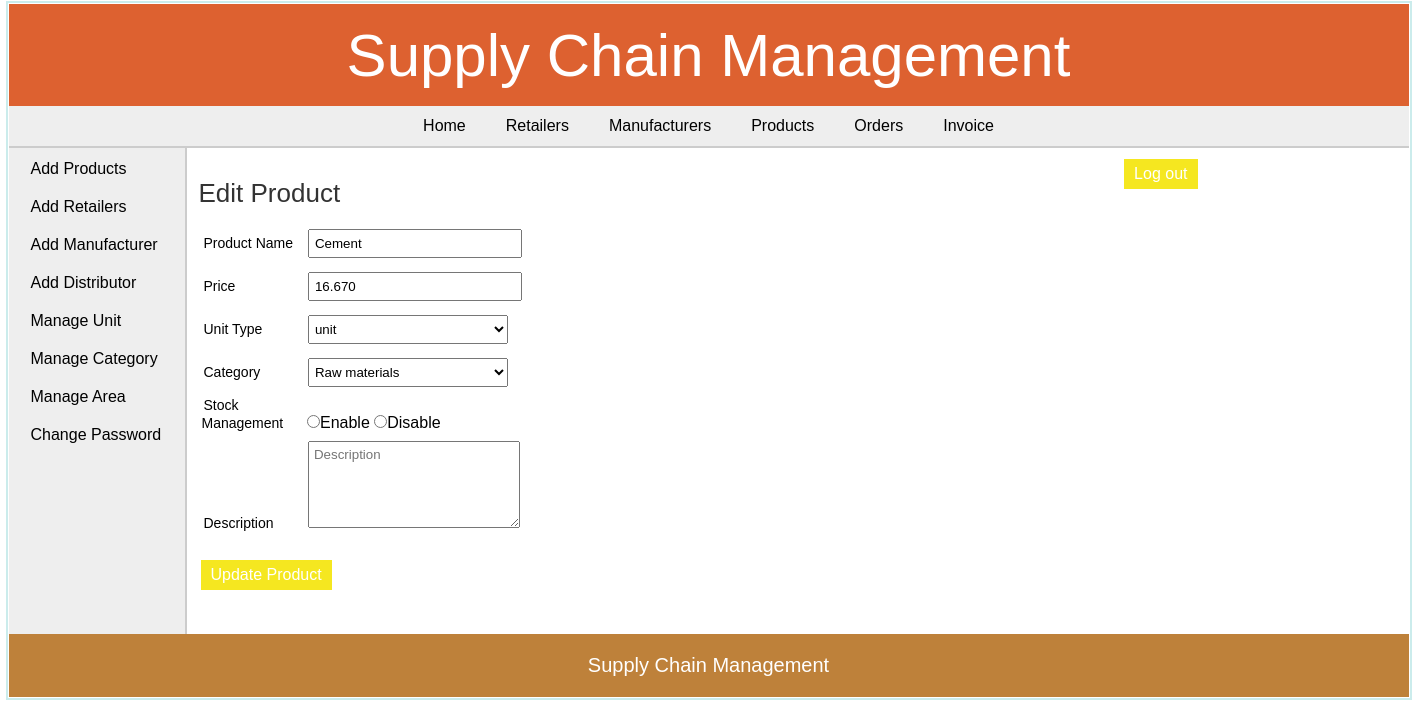
The page /admin/edit_product.php?id=1 (signed in) on the database its author committed.
### tables this page shows
CREATE TABLE `products` (
  `pro_id` int(11) NOT NULL,
  `pro_name` varchar(25) NOT NULL,
  `pro_desc` text DEFAULT NULL,
  `pro_price` decimal(10,3) NOT NULL,
  `unit` int(11) NOT NULL,
  `pro_cat` int(11) NOT NULL,
  `quantity` int(6) DEFAULT NULL
);

CREATE TABLE `unit` (
  `id` int(11) NOT NULL,
  `unit_name` varchar(20) NOT NULL,
  `unit_details` text DEFAULT NULL
);

CREATE TABLE `categories` (
  `cat_id` int(11) NOT NULL,
  `cat_name` varchar(25) NOT NULL,
  `cat_details` text DEFAULT NULL
);

### admin/edit_product.php (the view, shortened to what this page needs)
<?php
	include("../includes/config.php");
	if(isset($_SESSION['admin_login'])) {
		if($_SESSION['admin_login'] == true) {
			$id = $_GET['id'];
			$query_selectProductDetails = "SELECT * FROM products WHERE pro_id='$id'";
			$result_selectProductDetails = mysqli_query($con,$query_selectProductDetails);
			$row_selectProductDetails = mysqli_fetch_array($result_selectProductDetails);
			$query_selectCategory = "SELECT cat_id,cat_name FROM categories";
			$query_selectUnit = "SELECT id,unit_name FROM unit";
			$result_selectCategory = mysqli_query($con,$query_selectCategory);
			$result_selectUnit = mysqli_query($con,$query_selectUnit);
			$nameErr = $priceErr = $requireErr = $confirmMessage = "";
		}
		else {
			header('Location:../index.php');
		}
	}
	else {
		header('Location:../index.php');
	}
?>
<!DOCTYPE html>
<html>
<head>
	<link rel="stylesheet" href="../includes/main_style.css" >
</head>
<body>
	<?php
		include("../includes/header.inc.php");
		include("../includes/nav_admin.inc.php");
		include("../includes/aside_admin.inc.php");
	?>
	<section>
		<h1>Edit Product</h1>
		<form action="" method="POST" class="form">
		<ul class="form-list">
		<li>
			<div class="label-block"> <label for="product:name">Product Name</label> </div>
			<div class="input-box"> <input type="text" id="product:name" name="txtProductName" placeholder="Product Name" value="<?php echo $row_selectProductDetails['pro_name']; ?>" required /> </div> <span class="error_message"><?php echo $nameErr; ?></span>
		</li>
		<li>
			<div class="label-block"> <label for="product:price">Price</label> </div>
			<div class="input-box"> <input type="text" id="product:price" name="txtProductPrice" placeholder="Price" value="<?php echo $row_selectProductDetails['pro_price']; ?>" required /> </div> <span class="error_message"><?php echo $priceErr; ?></span>
		</li>
		<li>
		<div class="label-block"> <label for="product:unit">Unit Type</label> </div>
		<div class="input-box">
		<select name="cmbProductUnit" id="product:unit">
			<?php while($row_selectUnit = mysqli_fetch_array($result_selectUnit)) { ?>
			<option value="<?php echo $row_selectUnit["id"]; ?>" <?php if($row_selectProductDetails['unit'] == $row_selectUnit["id"]){echo "selected";} ?>> <?php echo $row_selectUnit["unit_name"]; ?> </option>
			<?php } ?>
		</select>
		</div>
		</li>
		<li>
		<div class="label-block"> <label for="product:category">Category</label> </div>
		<div class="input-box">
		<select name="cmbProductCategory" id="product:category">
			<?php while($row_selectCategory = mysqli_fetch_array($result_selectCategory)) { ?>
			<option value="<?php echo $row_selectCategory["cat_id"]; ?>" <?php if($row_selectProductDetails['pro_cat'] == $row_selectCategory["cat_id"]){echo "selected";} ?>> <?php echo $row_selectCategory["cat_name"]; ?> </option>
			<?php } ?>
		</select>
		</div>
		</li>
		<li>
			<div class="label-block"> <label for="product:stock">Stock Management</label> </div>
			<input type="radio" name="rdbStock" value="1">Enable
			<input type="radio" name="rdbStock" value="2">Disable
		</li>
		<li>
			<div class="label-block"> <label for="product:description">Description</label> </div>
			<div class="input-box"> <textarea type="text" id="product:description" name="txtProductDescription" placeholder="Description"><?php echo $row_selectProductDetails['pro_desc']; ?></textarea> </div>
		</li>
		<li>
			<input type="submit" value="Update Product" class="submit_button" /> <span class="error_message"> <?php echo $requireErr; ?> </span><span class="confirm_message"> <?php echo $confirmMessage; ?> </span>
		</li>
		</ul>
		</form>
	</section>
	<?php
		include("../includes/footer.inc.php");
	?>
</body>
</html>

### includes/main_style.css (style rules this page uses)
* { font-family: arial,sans-serif; margin:0px; padding:1px; }
body { width:1400px; margin:auto; border:2px solid #cbecec; }
li { list-style:none; margin:0px; }
label { margin:5px 1px; font-size:14px; }
.label-block { display:inline-block; width:100px; }
.input-box { display:inline-block; margin:5px 0px; }
.input-box input { width:200px; padding:5px 5px; margin:auto; }
.input-box textarea { width:200px; height:75px; padding:5px 5px; }
.input-box select { padding:5px 2px; width:200px; margin:auto; }
.submit_button { font-size:16px; margin-top:20px; margin-right:20px; padding:6px 10px; background-color:#f5e720; border:none; color:white; }
.error_message { margin-left:5px; color:red; }
.confirm_message { margin-left:5px; color:rgb(197, 224, 197); }
section { width:1000px; padding:10px; padding-bottom:40px; }
section h1 { margin-bottom:10px; font-weight:normal; color:#333; font-size: 26px; }

### rows shown on the page
products: txtProductName "Cement", txtProductPrice "16.670", cmbProductUnit "unit", cmbProductCategory "Raw materials"
